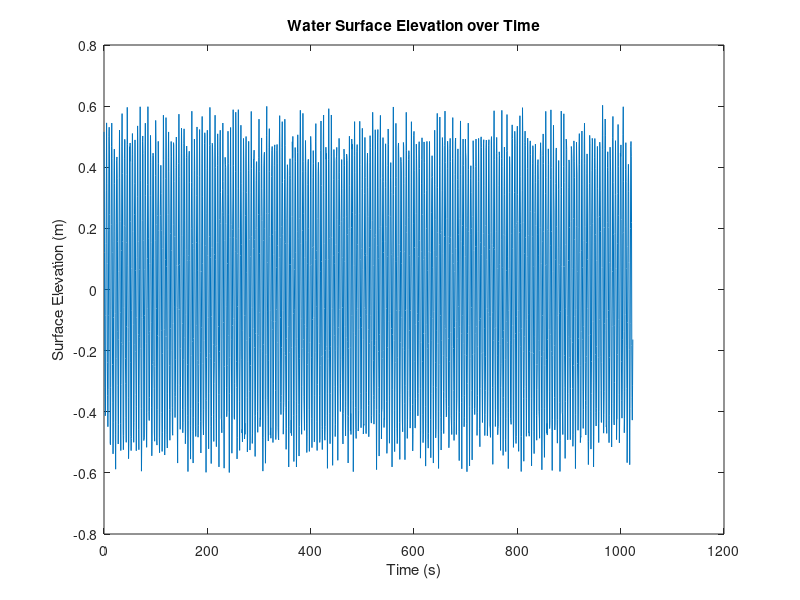
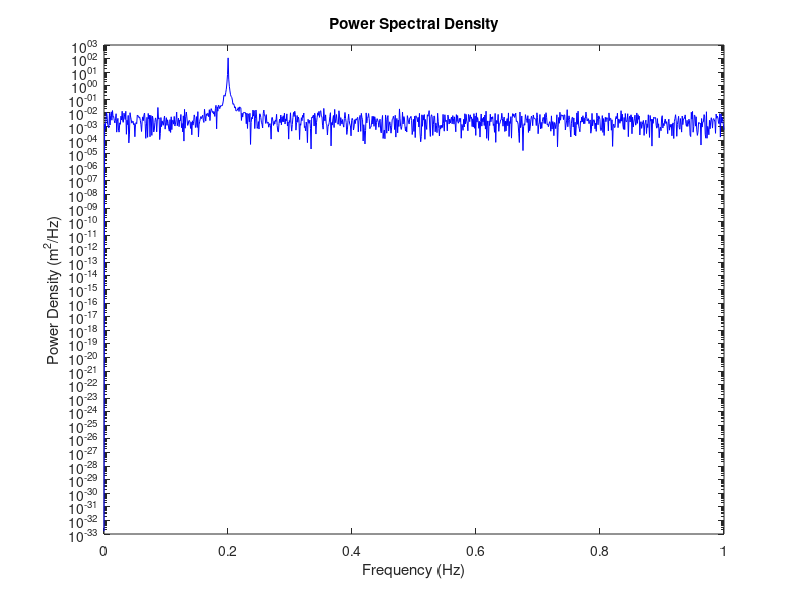

Source code (MATLAB) for these figures, in order: (Note: this script raises an error after producing the figures.)
% OCE2901 - Wave Spectra Analysis Example
% Braidan Duffy
% 03/13/21
% Example on wave spectra calculation and plotting from Ocean Wave Analysis
% by Arash Karimpour

% Input
duration = 1024; % Total duration of time series
fs = 2; % Hz - sampling frequency

% Generating time vector
dt = 1/fs; % s - time difference between samples
t = 0:dt:duration-dt; % Generate time vector

eta = 0.5*cos(2*pi*0.2*t); % Generate surface time series with a=0.5m, f=0.2Hz
rnd = -0.1+(0.1-(-0.1)) .* rand(1, length(t)); % Generate random noise
eta = eta+rnd; % Add random noise to signal
eta = detrend(eta); % Detrend signal

%% Calculate PSD Manually
% Generating frequency vector
N = length(eta); % Length of frequency vector
df = fs/N; % Frequency difference between samples
f = 0:df:fs/2; % Generate frequency vector from 0 Hz to f_nyq

% Begin spectral analysis
etaFFT = fft(eta); % Convert eta from time space to frequency space
etaFFT = etaFFT(1:length(f)); % Trim fft data to length of frequnecy vector
psd_eta_2sided = (1/(N*fs))*(abs(etaFFT)).^2; % m^2/Hz - Calculate Power Spectral Density (PSD)
psd_eta_1sided = psd_eta_2sided;
psd_eta_1sided(2:end-1) = 2.*psd_eta_1sided(2:end-1); % Fold over 1 sided PSD

% Plotting eta over time
figure(1)
plot(t, eta)
title("Water Surface Elevation over Time")
xlabel("Time (s)")
ylabel("Surface Elevation (m)")

% Plotting PSD over frequency
figure(2)
semilogy(f, psd_eta_1sided)
title("Power Spectral Density")
xlabel("Frequency (Hz)")
ylabel("Power Density (m^2/Hz)")

%% Calculate PSD Using function

[psd_eta_1sided_pgram, f_pgram] = periodogram(eta, [], N, fs);

semilogy(f_pgram, psd_eta_1sided_pgram, 'b')
title("Power Spectral Density")
xlabel("Frequency (Hz)")
ylabel("Power Density (m^2/Hz)")

%% Calculate Wave Parameters from PSD
m0 = sum(psd_eta_1sided .* f.^1 .* df); % zero-moment of PSD
m1 = sum(psd_eta_1sided .* f.^1 .* df); % first-moment of PSD
m2 = sum(psd_eta_1sided .* f.^2 .* df); % second-moment of PSD

Hm0 = 4 * sqrt(m0); % zero-moment wave height

% Finding peak period and frequency
[psd_eta_max, max_idx] = max(psd_eta_1sided);
f_peak = f(max_idx);    % Hz - Peak frequency
T_peak = 1/f_peak;      % s - Peak period
Tm01 = m0/m1;           % s - mean period
Tm02 = (m0/m2)^0.5;     % s - zero-crossing period

%% Testing wave_spectra()

[f, psd_eta_1sided_func, Hm0, Tm01, Tm02, T_peak, f_peak] = wave_spectra(eta, fs);
semilogy(f, psd_eta_1sided_func, 'b')
title("Power Spectral Density")
xlabel("Frequency (Hz)")
ylabel("Power Density (m^2/Hz)")